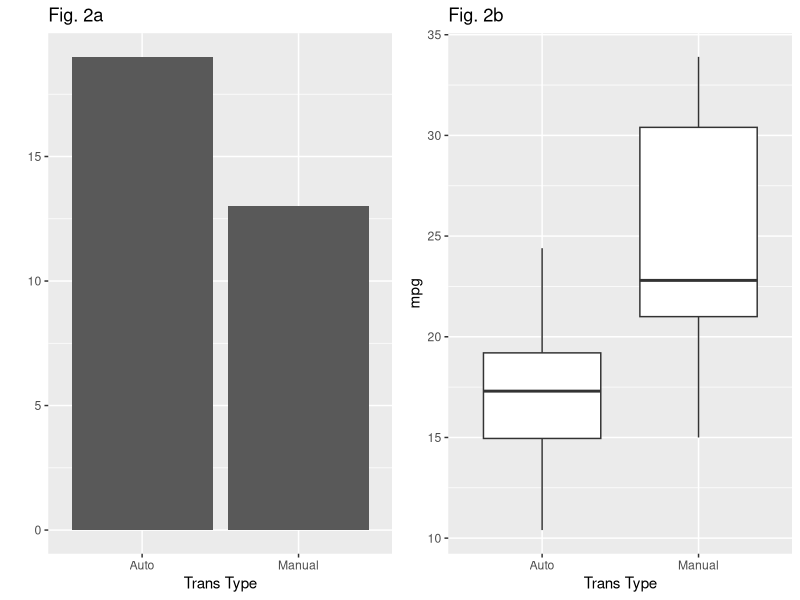
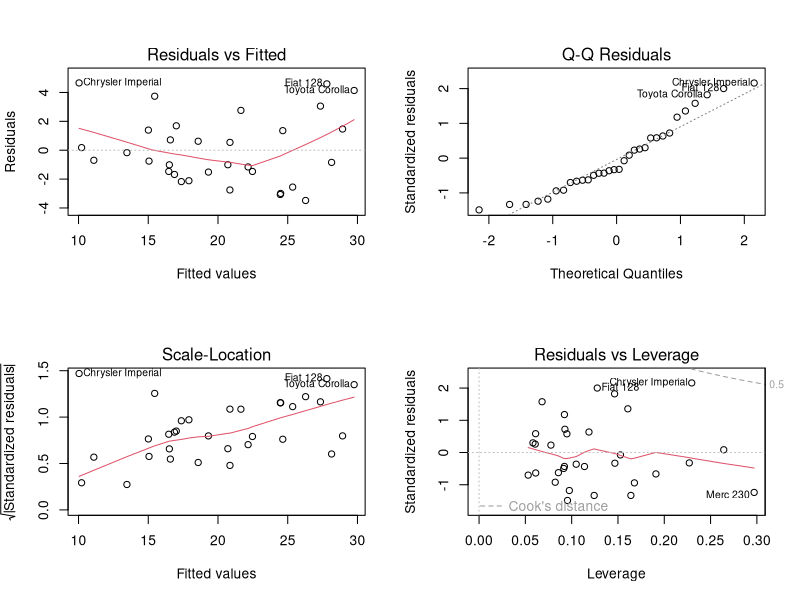

These figures' R source, in order:
## ---- chunk 1
# load data
data(mtcars)
## ---- chunk 2
library(ggplot2)
library(dplyr)
library(GGally)
library(gridExtra)
## ---- chunk 3
# set the number format for scientific notation
options(scipen = 999)
## ---- chunk 4
plot1 <- qplot(x = factor(am,labels = c("Auto","Manual")),data = mtcars, geom="bar", 
               main = "Fig. 2a", xlab = "Trans Type")

plot2 <- qplot(x = factor(am,labels = c("Auto","Manual")), y = mpg, data = mtcars, 
               geom = "boxplot", main = "Fig. 2b", xlab = "Trans Type")

grid.arrange(plot1,plot2,nrow = 1, ncol = 2)
## ---- chunk 5
mt <- with(mtcars,t.test(mpg[am==0],mpg[am==1]))
print(mt)
## ---- chunk 6
fit <- lm(mpg ~ factor(am), mtcars)
summary(fit)$coeff
## ---- chunk 7
fit2 <- lm(mpg~., mtcars)
summary(fit2)$coeff
## ---- chunk 8
fit3 <- lm(mpg~am+wt+qsec, data = mtcars)
summary(fit3)$coeff
## ---- chunk 9
step.fit <- step(lm(mpg~.,data = mtcars), trace = 0)
summary(step.fit)
## ---- chunk 10
# plot of diagnostics
par(mfrow=c(2,2))
plot(fit3)
